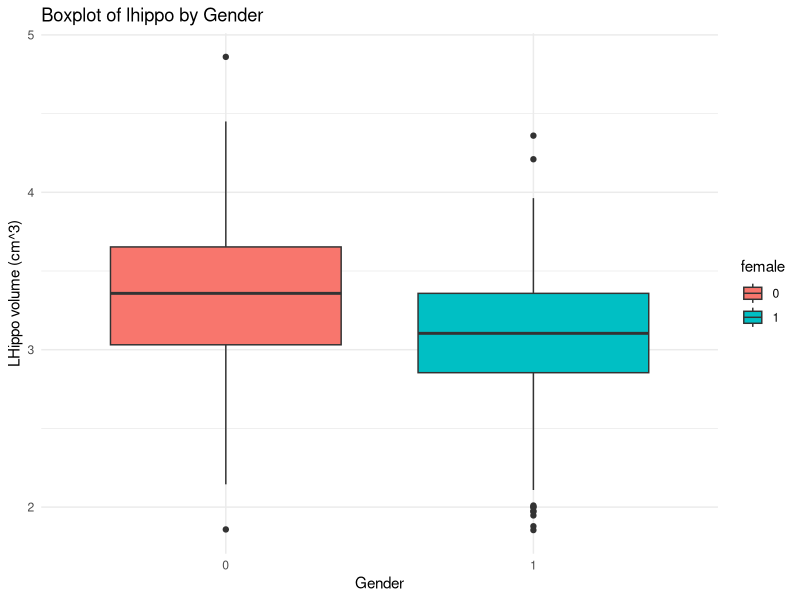
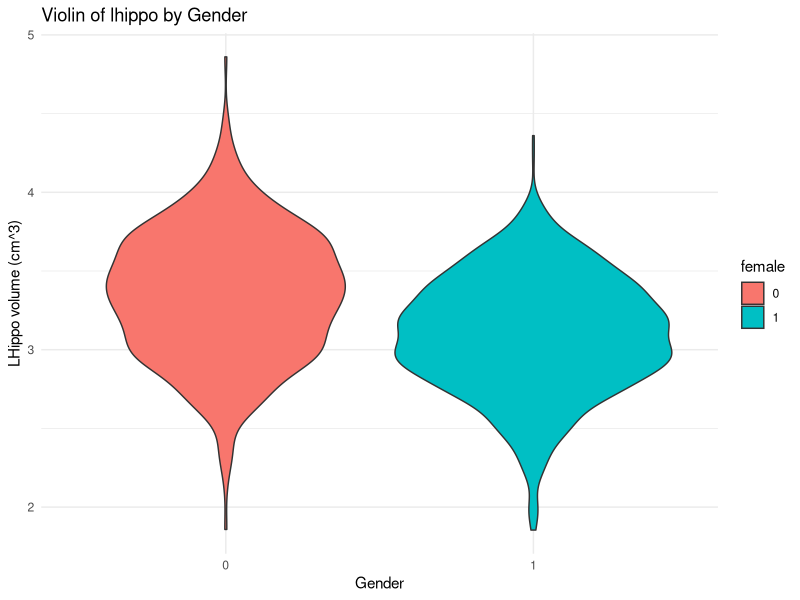
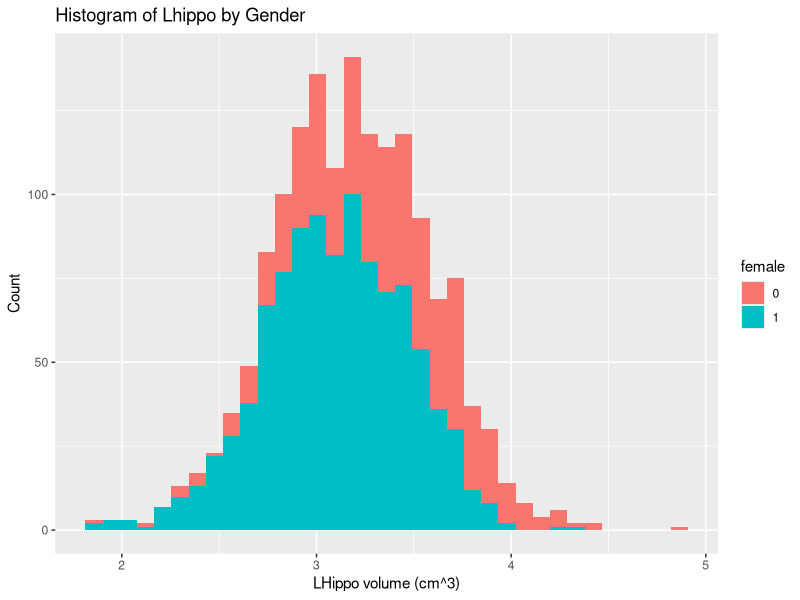
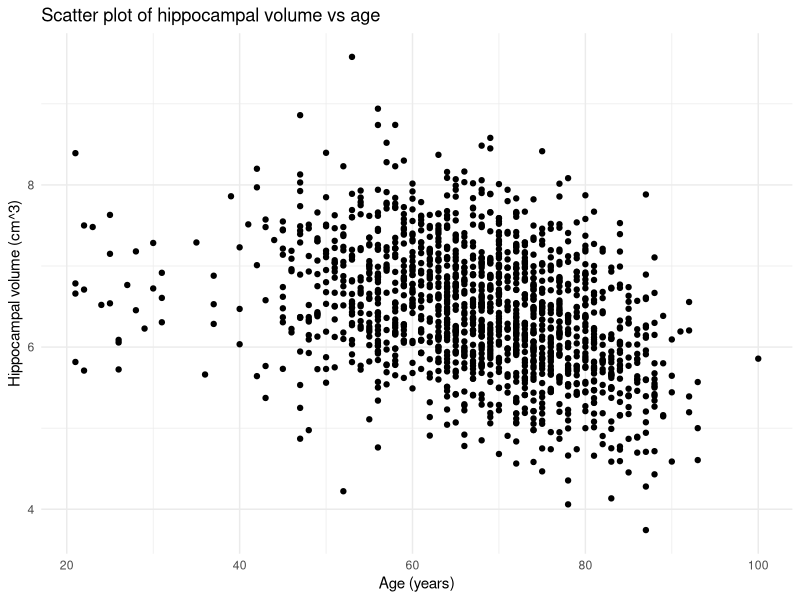
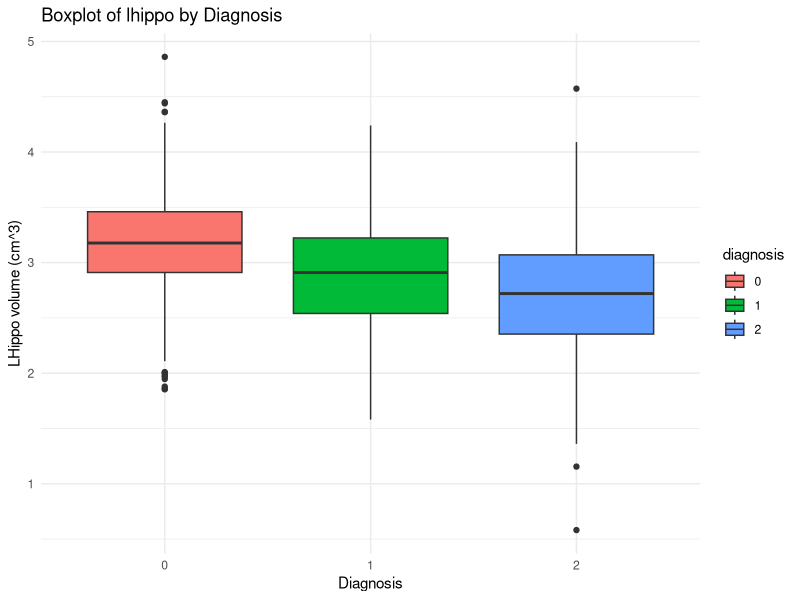

Reproduce these figures in R, in order.
## ---- chunk 1
#| code-fold: true
#| echo: true
library(tidyverse)
library(ggplot2)
alzheimer_data <- read.csv('data/alzheimer_data.csv') %>% 
  select(id, diagnosis, age, educ, female, height, weight, lhippo, rhippo) %>% 
  mutate(diagnosis = as.factor(diagnosis), 
         female = as.factor(female),
         hippo=lhippo + rhippo)


alzheimer_healthy <- read.csv('data/alzheimer_data.csv') %>% 
  select(id, diagnosis, age, educ, female, height, weight, lhippo, rhippo) %>% 
  mutate(diagnosis = as.factor(diagnosis),
         female = as.factor(female), 
         hippo=lhippo+rhippo) %>% 
  filter(diagnosis==0)
## ---- chunk 2
#| code-fold: true
#| echo: true

ggplot(data= alzheimer_healthy,
       mapping= aes(x= female, 
                    y=lhippo,
                    fill=female)) +
  geom_boxplot()+
  labs(
    title="Boxplot of lhippo by Gender",
    x="Gender",
    y="LHippo volume (cm^3)") +  
  theme_minimal()
## ---- chunk 3
#| code-fold: true
#| echo: true
ggplot(data= alzheimer_healthy,
       mapping= aes(x= female, 
                    y=lhippo,
                    fill=female)) +
  geom_violin()+
  labs(
    title="Violin of lhippo by Gender",
    x="Gender",
    y="LHippo volume (cm^3)") +  
  theme_minimal()
## ---- chunk 4
#| code-fold: true
#| echo: true
ggplot(data= alzheimer_healthy,
       mapping= aes(x=lhippo,
                    fill=female)) +
  geom_histogram(bins=35)+
  labs(
    title="Histogram of Lhippo by Gender",
    x="LHippo volume (cm^3)",
    y="Count") 
## ---- chunk 5
#| code-fold: true
#| echo: true

t.test(alzheimer_healthy$lhippo[alzheimer_healthy$female==0], alzheimer_healthy$lhippo[alzheimer_healthy$female==1])

#alternative way to do the same test
t.test(alzheimer_healthy$lhippo ~ alzheimer_healthy$female)
## ---- chunk 6
#| code-fold: true
#| echo: true
t.test(alzheimer_data$rhippo, alzheimer_data$lhippo, paired = T)

#equivalently, 
t.test(alzheimer_data$rhippo- alzheimer_data$lhippo)
## ---- chunk 7
#| code-fold: true
#| echo: true
table(alzheimer_data$hippo>7,
      alzheimer_data$female)

chisq.test(table(alzheimer_data$rhippo>7,
      alzheimer_data$female))
## ---- chunk 8
#| code-fold: true
#| echo: true
#| fig-align: center

#plot(alzheimer_healthy$age, alzheimer_healthy$hippo)
ggplot(data= alzheimer_healthy,
       mapping= aes(x= age, 
                    y= hippo)) +
  geom_point() +
  labs(
    title="Scatter plot of hippocampal volume vs age",
    x="Age (years)",
    y="Hippocampal volume (cm^3)") +  
  theme_minimal()
## ---- chunk 9
#| code-fold: true
#| echo: true
cor.test(alzheimer_healthy$age, alzheimer_healthy$hippo)

#alternatively, we can use linear regression
summary(lm(alzheimer_healthy$hippo ~ alzheimer_healthy$age))
## ---- chunk 10
#| code-fold: true
#| echo: true

ggplot(data= alzheimer_data,
       mapping= aes(x= diagnosis, 
                    y=lhippo,
                    fill=diagnosis)) +
  geom_boxplot()+
  labs(
    title="Boxplot of lhippo by Diagnosis",
    x="Diagnosis",
    y="LHippo volume (cm^3)") +  
  theme_minimal()
## ---- chunk 11
#| code-fold: true
#| echo: true
summary(aov(alzheimer_data$lhippo ~ alzheimer_data$diagnosis))

#equivalently
summary(aov(lhippo ~ diagnosis, data=alzheimer_data))
